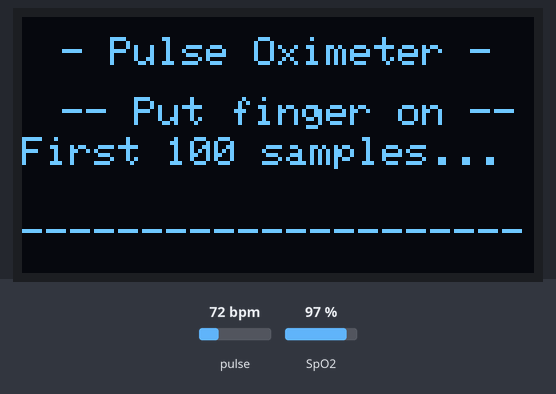
Bench run of a program on a simulated ESP32. Parts: 128×64 one-colour display. The inputs (shaded band) are chosen by the test bench; at power-on: pulse 72 bpm, SpO2 97 %. The display library's start-up logo is not drawn; what the program prints to the serial monitor is not drawn.

Above: at 3.3 s.
3.4 s: pulse set to 158 bpm
At 4.0 s:
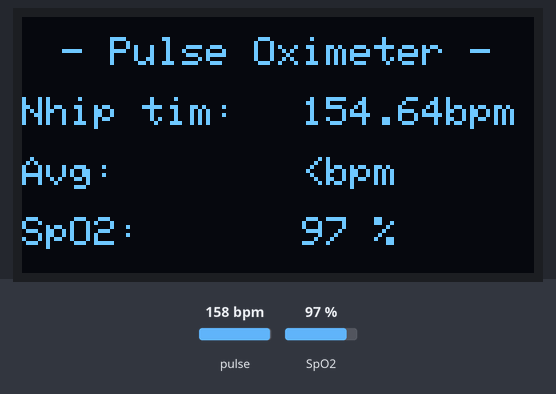
6.4 s: SpO2 set to 100 %
At 9.3 s:
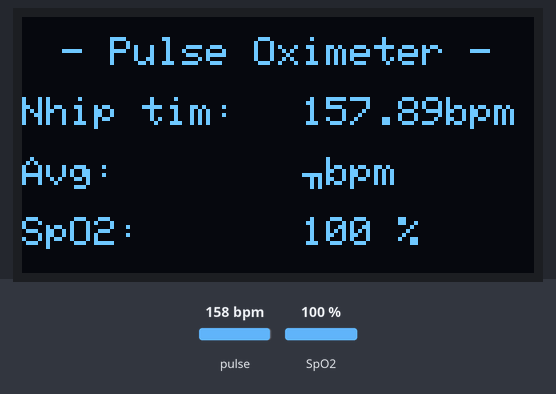
9.4 s: pulse set to 130 bpm
At 11.3 s:
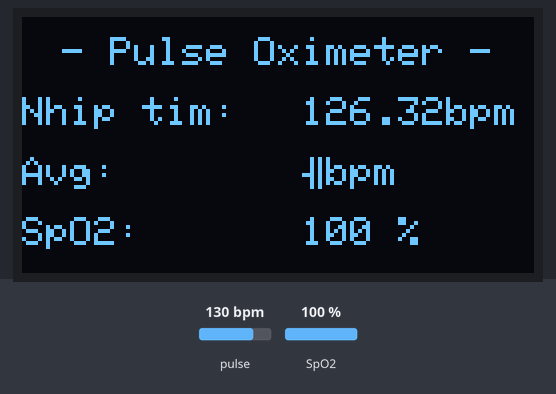
12.4 s: SpO2 set to 80 %
At 15.3 s:
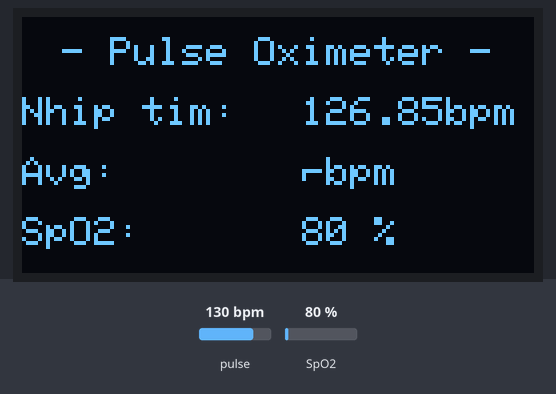
15.4 s: pulse set to 42 bpm
At 17.5 s:
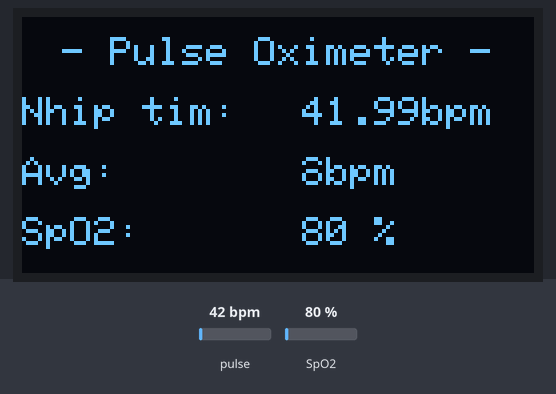
18.4 s: pulse set to 70 bpm
At 19.4 s:
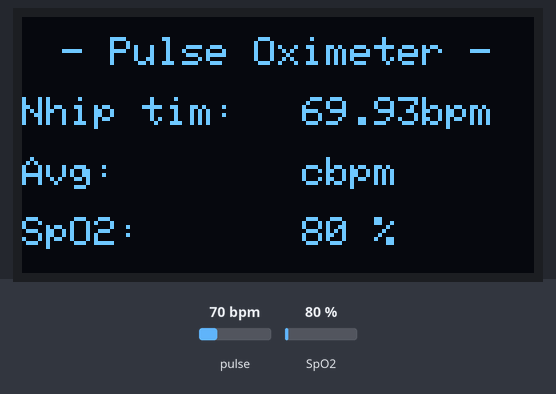
Timing chart, 0 to 21.4 s (numbered marks = the images above; inputs shaded):
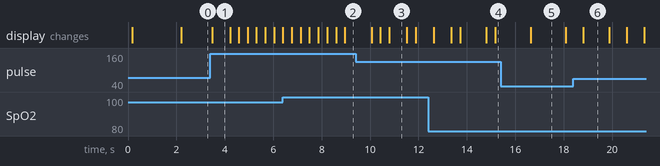

The program:

main.cpp
```cpp
#include <Adafruit_SSD1306.h>
#include <Adafruit_GFX.h>
#include <Wire.h>
#include "MAX30105.h"
#include "spo2_algorithm.h"
#include "heartRate.h"

//Cau hinh man hinh OLED
#define SCREEN_WIDTH 128
#define SCREEN_HEIGHT 64

#define BUFFER_SIZE 100

//Chan GPIO cho OLED
#define OLED_CLK 18
#define OLED_MOSI 23
#define OLED_RESET 4
#define OLED_DC 17
#define OLED_CS 5

//Gia tri doc lan cuoi cua cam bien de khong bi tre data
int32_t lastReadTime = 0;

MAX30105 particleSensor;
Adafruit_SSD1306 display(SCREEN_WIDTH, SCREEN_HEIGHT, OLED_MOSI, OLED_CLK, OLED_DC, OLED_RESET, OLED_CS);

uint32_t irBuffer[BUFFER_SIZE];
uint32_t redBuffer[BUFFER_SIZE];
int32_t bufferLength = BUFFER_SIZE;

//Tham so de tinh SpO2
int32_t spo2, heartBeat;
int8_t validSpO2, validHeartBeat;

//Tham so de tinh nhip tim
const byte RATE_SIZE = 4;
byte rates[RATE_SIZE];
byte ratespot = 0;
long lastBeat = 0; //Thoi gian lan cuoi nhip tim duoc ghi nhan

float beatsPerMinute;
int beatAvg = 0;

//Ham kiem tra du lieu hop le
bool checkData(){
  validHeartBeat = (beatsPerMinute >= 30 && beatsPerMinute <= 200);
  validSpO2 = (spo2 > 70 && spo2 <= 100);
  return validHeartBeat && validSpO2;
}

//Hien thi dau 3 cham nhap nhay
void display3Dots(){
  int dotsCount = 0;
  static unsigned long lastUpdateTime = 0; //Luu thoi gian cap nhat lan cuoi
  const unsigned long updateInterval = 500; //Thoi gian nhap nhay

  if(millis() - lastUpdateTime >= updateInterval){
    lastUpdateTime = millis();

    display.fillRect(50, 50, 30, 10, BLACK);
    if(dotsCount == 0){
      display.setCursor(50, 50);
      display.print(".");
    }else if(dotsCount == 1){
      display.setCursor(55, 50);
      display.print("..");
    }else if(dotsCount == 2){
      display.setCursor(60, 50);
      display.print("...");
    }

    dotsCount = (dotsCount + 1) % 3;
    display.display();
  }
}

  //Ham doc du lieu Red va IR 100 mau dau tien de tim vung du lieu
  void first100Samples(){
    display.clearDisplay();
    display.setCursor(10, 5);
    display.print(F("- Pulse Oximeter - "));
    display.setCursor(10, 20);
    display.print(F("-- Put finger on --"));
    display.setCursor(0, 30);
    display.print(F("First 100 samples..."));
    display.setCursor(0, 50);
    display.print(F("---------------------"));
    display.display();

    for(byte i = 0; i < bufferLength; i++){
      if(millis() - lastReadTime >= 10){
        while(!particleSensor.available() == false){
        particleSensor.check();
      }
        lastReadTime = millis();
        redBuffer[i] = particleSensor.getRed();
        irBuffer[i] = particleSensor.getIR();
        particleSensor.nextSample();
      }

      if(checkForBeat(irBuffer[i]) == true){
        long delta = millis() - lastBeat;
        lastBeat = millis();

        beatsPerMinute = (60 / (delta / 1000.0));

        if(beatsPerMinute <= 200 && beatsPerMinute >= 30){
          rates[ratespot++] = (byte)beatsPerMinute; //Luu gia tri vao mang
          ratespot %= RATE_SIZE;

          //Lay trung binh cac gia tri doc duoc
          for(byte x = 0; x < RATE_SIZE; x++){
            beatAvg += rates[x];
          }
          beatAvg /= RATE_SIZE;
        }
      }
      //Hien thi du lieu buffer cua RED va IR (chua hien thi nhip tim va SpO2 vi dang doc du lieu de tinh toan)
      Serial.print(F("Red: "));
      Serial.print(redBuffer[i], DEC);
      Serial.print(F(", IR: "));
      Serial.println(irBuffer[i], DEC);
    }

  maxim_heart_rate_and_oxygen_saturation(irBuffer, bufferLength, redBuffer, &spo2, &validSpO2, &heartBeat, &validHeartBeat);

  //Hien thi ket qua sau khi thu thap va tinh toan du lieu
  display.clearDisplay();
  display.setCursor(10, 5);
  display.print(F("- Pulse Oximeter -"));
  if(checkData()){
    display.setCursor(0, 20);
    display.print(F("Nhip tim: "));
    display.setCursor(70, 20);
    display.print(beatsPerMinute, 2);
    display.print(F("bpm"));

    display.setCursor(0, 35);
    display.print(F("Avg: "));
    display.setCursor(70, 35);
    display.print(beatAvg, 0);
    display.print(F("bpm"));

    display.setCursor(0, 50);
    display.print(F("SpO2: "));
    display.setCursor(70, 50);
    display.print(spo2, DEC);
    display.print(F(" %"));
    }else{
      display.setCursor(25, 30);
      display.print(F("Invalid Data !"));
    }
    display.display();
}

void collectNextSamples(){
  bool isValid = checkData();
  while(1){
    for(byte i = 25; i < bufferLength; i++){
      memmove(redBuffer, &redBuffer[25], (bufferLength - 25) * sizeof(uint32_t));
      memmove(irBuffer, &irBuffer[25], (bufferLength - 25) * sizeof(uint32_t));
      //redBuffer[i - 25] = redBuffer[i];
      //irBuffer[i - 25] = irBuffer[i];
    }

    //Thu thap 25 mau tin hieu moi vao 25 mau vua moi dump kia
    for(byte i = 75; i < bufferLength; i++){
      while(!particleSensor.available() == false){
        particleSensor.check();
      }
      redBuffer[i] = particleSensor.getRed();
      irBuffer[i] = particleSensor.getIR();
      particleSensor.nextSample();

      if(checkForBeat(irBuffer[i]) == true){
        long delta = millis() - lastBeat;
        lastBeat = millis();
        beatsPerMinute = (60 / (delta / 1000.0));

        if(beatsPerMinute < 200 && beatsPerMinute > 20){
          rates[ratespot++] = (byte)beatsPerMinute; //Luu gia tri vao mang
          ratespot %= RATE_SIZE;

          //Lay trung binh cac gia tri doc duoc
          for(byte x = 0; x < RATE_SIZE; x++){
            beatAvg += rates[x];
          }
          beatAvg /= RATE_SIZE;
        }
      }
      if(checkData()){
        Serial.print(F("Red: "));
        Serial.print(redBuffer[i], DEC);
        Serial.print(F(", IR: "));
        Serial.print(irBuffer[i], DEC);

        Serial.print(F(", Nhip tim: "));
        Serial.print(beatsPerMinute, 2);

        Serial.print(F(", HBvalid: "));
        Serial.print(validHeartBeat, DEC);

        Serial.print(F(", SpO2: "));
        Serial.print(spo2, DEC);

        Serial.print(F(", SPO2Valid: "));
        Serial.println(validSpO2, DEC);
      }else{
        Serial.print(F("Red: "));
        Serial.print(redBuffer[i], DEC);
        Serial.print(F(", IR: "));
        Serial.print(irBuffer[i], DEC);

        Serial.println(F(", Invalid Data !"));
      }
    }

    maxim_heart_rate_and_oxygen_saturation(irBuffer, bufferLength, redBuffer, &spo2, &validSpO2, &heartBeat, &validHeartBeat);

    //Hien thi ket qua sau khi thu thap va tinh toan du lieu
    display.clearDisplay();
    display.setCursor(10, 5);
    display.print(F("- Pulse Oximeter -"));

    if(checkData()){
      display.setCursor(0, 20);
      display.print(F("Nhip tim: "));
      display.setCursor(70, 20);
      display.print(beatsPerMinute, 2);
      display.print(F("bpm"));

      display.setCursor(0, 35);
      display.print(F("Avg: "));
      display.setCursor(70, 35);
      display.print(beatAvg, 0);
      display.print(F("bpm"));

      display.setCursor(0, 50);
      display.print(F("SpO2: "));
      display.setCursor(70, 50);
      display.print(spo2, DEC);
      display.print(F(" %"));

    }else{
      display.setCursor(25, 30);
      display.print(F("Invalid Data !"));
    }
    display.display();
  }
}

void setup(){
  Serial.begin(115200);

  //Khoi tao man hinh SSD1306
  if(!display.begin(SSD1306_SWITCHCAPVCC)){
    Serial.println(F("SSD1306 khoi tao that bai..."));
    for(;;); //Dung chuong trinh neu khong khoi tao duoc man hinh
  }
  //Hien thi man hinh khoi tao
  display.display();
  delay(100);
  display.clearDisplay();
  display.setTextColor(WHITE);
  display.setTextSize(1);

  //Khoi tao MAX30102 qua I2C
  if(!particleSensor.begin(Wire, I2C_SPEED_FAST)){
    Serial.println(F("Ket noi voi MAX30102 that bai..."));
    for(;;);
  }else{
    Serial.println(F("Ket noi voi MAX30102 thanh cong !"));
  }

  //Cau hinh cam bien MAX30102
  byte ledBrightness = 70;  //Do sang LED (0-255)
  byte sampleAverage = 4;   //So mau trung binh: 1, 2, 4, 8, 16, 32
  byte ledMode = 2;         //Che do LED: 1 = Red, 2 = Red + IR
  byte sampleRate = 100;    //So lan lay mau trong 1s
  int pulseWidth = 411;     //Do rong xung: 69, 118, 215, 411
  int adcRange = 4096;      //Dai ADC: 2048, 4096, 8192, 16384

  particleSensor.setup(ledBrightness, sampleAverage, ledMode, sampleRate, pulseWidth, adcRange);

  //Hien thi 1 lan
  display.clearDisplay();
  display.setCursor(20,5);
  display.print(F("PULSE OXIMETER"));
  display.setCursor(40,30);
  display.print(F("by PHUC"));
  display.display();
  delay(2000);
  display.clearDisplay();
}

void loop(){
  first100Samples();
  collectNextSamples();
}
```

Measured:
- after the input at 3.4 s, the display: changes after 0.09 s (image 1)
- after the input at 9.4 s, the display: first changes after 0.66 s (image 3 shows a later state)
- after the input at 15.4 s, the display: changes after 1.2 s (image 5)
- after the input at 18.4 s, the display: changes after 0.40 s (image 6)
- what the display in image 1 shows lasts 0.7 s, from 3.5 s to 4.2 s
- what the display in image 5 shows lasts 1.5 s, from 16.6 s to 18.1 s
- what the display in image 6 shows lasts 1.1 s, from 18.8 s to 19.9 s
